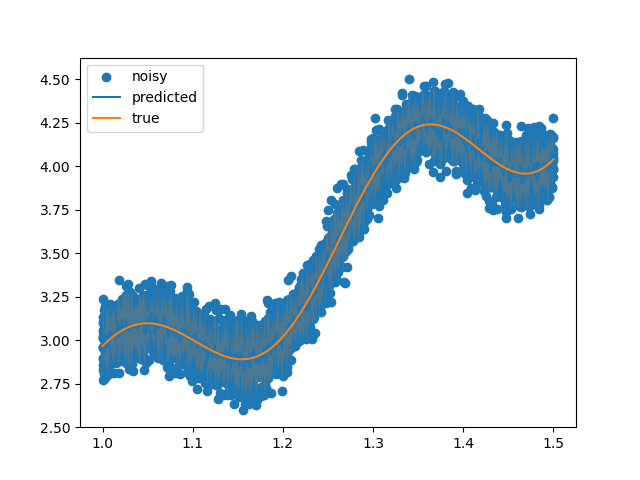

Write the Python code that produced this figure.
import resource, sys
resource.setrlimit(resource.RLIMIT_STACK, (2**29,-1))
sys.setrecursionlimit(10**6)
import numpy as np
from sklearn.manifold import Isomap
from sklearn.decomposition import PCA
import numpyro
from time import time
import chaospy
import matplotlib.pyplot as plt
start=time()
np.random.seed(0)
num_data=5000
sigma=0.1
results=np.zeros((5,6))
x_test=1+0.5*np.random.rand(1000)
x_test=np.sort(x_test)
x_test=x_test.reshape(-1,1)
y_test=np.exp(x_test)*(1+0.1*np.sin(20*x_test))
start=time()
x=1+0.5*np.random.rand(num_data)
x=x.reshape(-1)
x=np.sort(x)
y=np.exp(x)*(1+0.1*np.sin(20*x))+sigma*np.random.randn(num_data)
#This step is necessary as PCE wants a complete sample in every x.
x=x.reshape(500,-1)
x_old=x.copy()
y_old=y.copy()
x_old=x_old.reshape(-1)
x=np.mean(x,axis=1)
x=x.reshape(1,500)
y=y.reshape(500,10).T #shape (samples,dim)
#Polynomial chaos expansion wants some samples of the parameters for each x wants low dimensional parametrization, 
#as we have a low number of samples, we can use PCA.
#parameters=y-np.mean(y,axis=0)
#pca=PCA(n_components=10)
#pca.fit(parameters)
#parameters=pca.transform(parameters)
#Or we can use Isomap, autoencoders....
isomap=Isomap(n_components=5)
parameters=isomap.fit_transform(X=y)
distribution = chaospy.GaussianKDE(parameters.T)
expansion = chaospy.generate_expansion(1, distribution, rule="cholesky")
model=chaospy.fit_regression(expansion, parameters.T, y)
expected = chaospy.E(model,distribution)
up=chaospy.Perc(model,95,distribution).reshape(-1)
down=chaospy.Perc(model,5,distribution).reshape(-1)
x=x.reshape(-1)
expected=expected.reshape(-1)
fig,ax=plt.subplots()
ax.scatter(x_old,y_old.reshape(-1),label="noisy") 
ax.plot(x,expected,label="predicted") 
ax.fill_between(x, down, up, alpha=0.2)
ax.plot(x_old,np.exp(x_old)*(1+0.1*np.sin(20*x_old)),label="true")

ax.legend()
fig.savefig('pcm.png')
print(time()-start)
print(np.mean((up-down)/expected))
print(np.linalg.norm(np.exp(x)*(1+0.1*np.sin(20*x))-expected)/np.linalg.norm(np.exp(x)*(1+0.1*np.sin(20*x))))
end=time()
